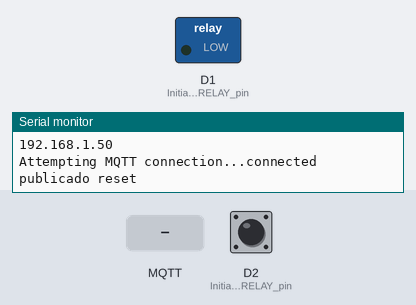
A sketch run on a simulated ESP8266 (Wemos D1 mini). Shown: switched loads named in the sketch (green lamp = pin HIGH), the last lines printed to the serial monitor. Inputs (shaded band) come from the test bench; at power-on: D2 (Initialize_the_RELAY_pin) HIGH. WiFi joins after 1.5 s; servers stay silent unless stated; no MQTT or app messages arrive unless stated; not simulated (calls return 0 or success): secrets.h.

Above: at 2.7 s.
2.8 s: MQTT message "1" arrives on the first subscribed topic
At 4.1 s:
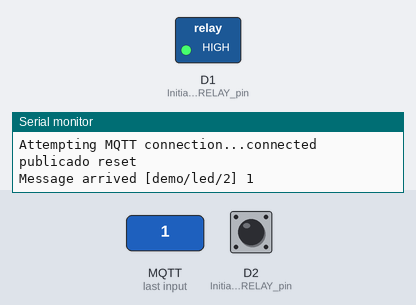
5.8 s: MQTT message "on" arrives on the first subscribed topic
At 6.4 s:
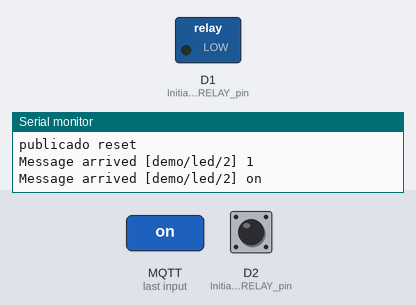
Timing chart, 0 to 8.8 s (numbered marks = the images above; inputs shaded):
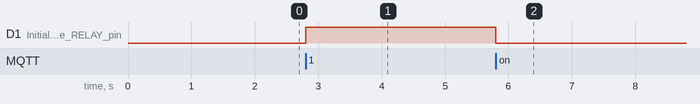

Measured:
- after the input at 2.8 s, D1 (Initialize_the_RELAY_pin): LOW → HIGH at once
- after the input at 5.8 s, D1 (Initialize_the_RELAY_pin): HIGH → LOW at once

The sketch:

demo-arduino.ino
```cpp
/*
   Ejemplo básico de nodo remoto para interacción con MQTT y Node-RED para Wemos D1 Mini + DHT11 Shield: https://wiki.wemos.cc/products:d1_mini_shields:dht_shield
   Publica en un topic cada 10 segundos con la temperatura
   En cada reset publica un mensaje indicando que se ha reiniciado
   Instalar librería https://github.com/wemos/WEMOS_DHT12_Arduino_Library

   El fichero secrets.h debe estar en el miso directorio que este fichero .ino y debe tener el formato
   #define SECRET_SSID "nombre_ssid_wifi"
   #define SECRET_PASS "password_wifi"
   #define SECRET_MQTT_USER "user_mqtt_broker"
   #define SECRET_MQTT_PASS "password_mqtt_broker"
*/

#include <ESP8266WiFi.h>
#include <PubSubClient.h>
#include <SimpleDHT.h>
#include "secrets.h"

char ssid[] = SECRET_SSID;   // your network SSID (name)
char pass[] = SECRET_PASS;   // your network password

const char* mqtt_server = "node02.myqtthub.com";

int pinDHT11 = D4;
SimpleDHT11 dht11(pinDHT11);

WiFiClient espClient;
PubSubClient client(espClient);
long lastMsg = 0;
char msg[50];
int value = 0;
boolean estado_anterior;

const char* publish_temp = "demo/temperatura/2";
const char* publish_reset = "demo/reset/2";
const char* publish_alert = "demo/alerta/2";
const char* subs_led = "demo/led/2";

void setup() {
  pinMode(D1, OUTPUT);     // Initialize the RELAY pin as an output
  pinMode(D2, INPUT);     // Initialize the RELAY pin as an output
  estado_anterior = digitalRead(D2);
  Serial.begin(115200);
  setup_wifi();
  client.setServer(mqtt_server, 1883);
  client.setCallback(callback);
}

void loop() {
  if (!client.connected()) {
    reconnect();
  }
  client.loop();

  boolean estado = digitalRead(D2);
  if (estado_anterior != estado) {
    estado_anterior = estado;
    if (estado == HIGH) {
      Serial.println("Pulsado");
      client.publish(publish_alert, "alerta conectado");
    }
    else {
      Serial.println("libre");
      client.publish(publish_alert, "alerta desconectado");
    }
  }

  long now = millis();
  if (now - lastMsg > 60000) {
    lastMsg = now;
    Serial.println("Sample DHT11...");
    // read without samples.
    byte temperature = 0;
    byte humidity = 0;
    int err = SimpleDHTErrSuccess;
    if ((err = dht11.read(&temperature, &humidity, NULL)) != SimpleDHTErrSuccess) {
      Serial.print("Read DHT11 failed, err="); Serial.println(err); delay(1000);
      return;
    }
    Serial.print("Sample OK: ");
    Serial.print((float)temperature); Serial.print(" *C, ");
    Serial.println();
    float value = (float)temperature;
    snprintf (msg, 50, "%2.1f", value);
    client.publish(publish_temp, msg);
    Serial.print("Publish message: ");
    Serial.println(msg);
  }
}

void callback(char* topic, byte* payload, unsigned int length) {
  Serial.print("Message arrived [");
  Serial.print(topic);
  Serial.print("] ");
  for (int i = 0; i < length; i++) {
    Serial.print((char)payload[i]);
  }
  Serial.println();

  if (String(topic) == String(subs_led)) {
    // Switch on the LED if an 1 was received as first character
    if ((char)payload[0] == '1') {
      digitalWrite(D1, HIGH);   // Turn the LED on
    } else {
      digitalWrite(D1, LOW);  // Turn the LED off
    }
  }
}

void setup_wifi() {
  delay(10);
  // We start by connecting to a WiFi network
  Serial.println();
  Serial.print("Connecting to ");
  Serial.println(ssid);

  WiFi.begin(ssid, pass);

  while (WiFi.status() != WL_CONNECTED) {
    delay(500);
    Serial.print(".");
  }

  randomSeed(micros());

  Serial.println("");
  Serial.println("WiFi connected");
  Serial.println("IP address: ");
  Serial.println(WiFi.localIP());
}

void reconnect() {
  // Loop until we're reconnected

  Serial.print("Attempting MQTT connection...");
  // Create a random client ID
  String clientId = "esp8266-demo-01";
  //clientId += String(random(0xffff), HEX);
  // Attempt to connect
  if (client.connect(clientId.c_str(), SECRET_MQTT_USER, SECRET_MQTT_PASS)) {
    Serial.println("connected");
    // Once connected, publish an announcement...
    client.publish(publish_reset, "reset");
    Serial.println("publicado reset");
    // ... and resubscribe
    client.subscribe(subs_led);
  } else {
    Serial.print("failed, rc=");
    Serial.print(client.state());
    Serial.println(" try again in 5 seconds");
    // Wait 5 seconds before retrying
    delay(5000);
  }
}
```
